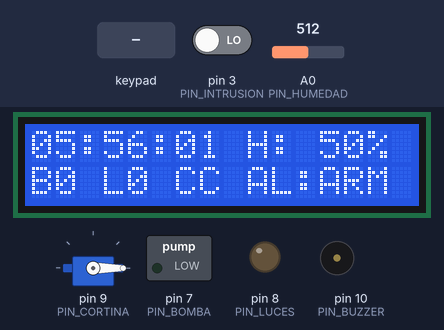
This sketch was run on a simulated Arduino Nano, built with avr-gcc and run on an emulated ATmega328P. On the bench: servo, 16×2 character LCD, switched loads named in the sketch (green lamp = pin HIGH), output pins drawn as LEDs (lit = HIGH), buzzer (waves = sounding, pin HIGH). Wiring (inferred from the names in the program): DS1307 clock at I2C address 0x68. The test bench sets the inputs (shaded band); at power-on: pin 3 (PIN_INTRUSION) LOW, A0 (PIN_HUMEDAD) = 512. The local clock reads 2024-03-15 10:24:30 at power-on unless the sketch sets it; EEPROM starts erased; what the sketch prints to the serial monitor is not drawn.

Above: at 1.4 s.
2.5 s: pin 3 (PIN_INTRUSION) driven HIGH
At 4.0 s:
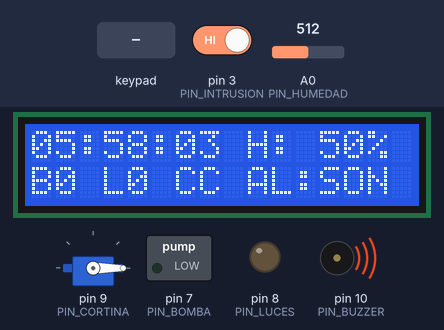
5.5 s: key 'A' pressed
At 5.9 s:
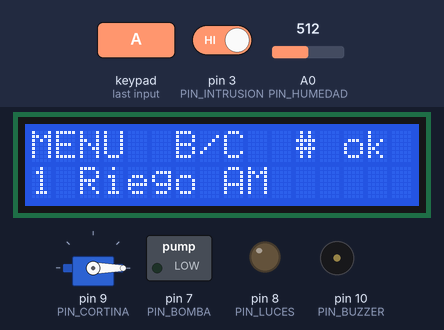
7.0 s: keypad keys 1 2 3 4 # pressed 0.4 s apart
At 9.2 s:
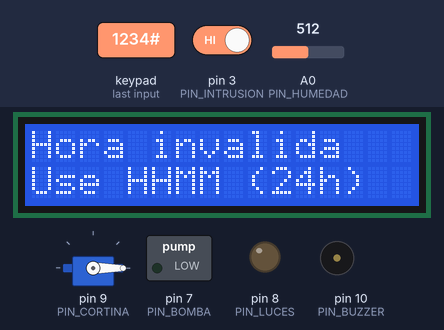
10.5 s: keypad keys 1 2 3 4 pressed 0.4 s apart
At 12.9 s:
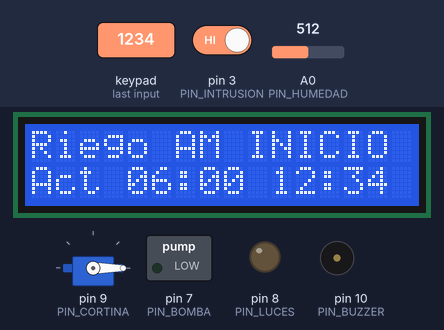
13.6 s: key '#' pressed
At 14.3 s:
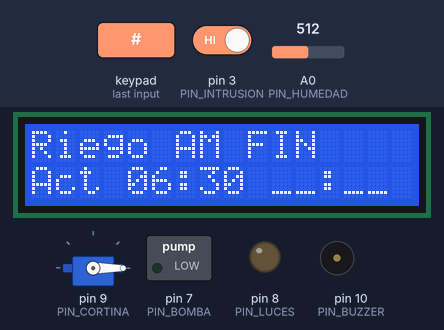
15.1 s: keypad keys 1 2 3 4 * pressed 0.4 s apart
At 17.9 s:
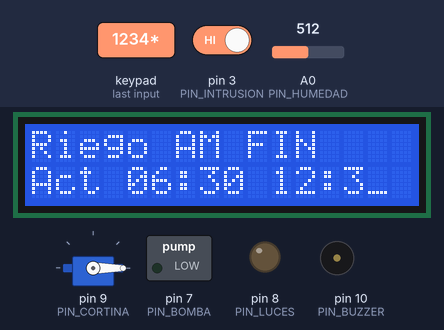
Timing chart, 0 to 65.7 s (numbered marks = the images above; inputs shaded):
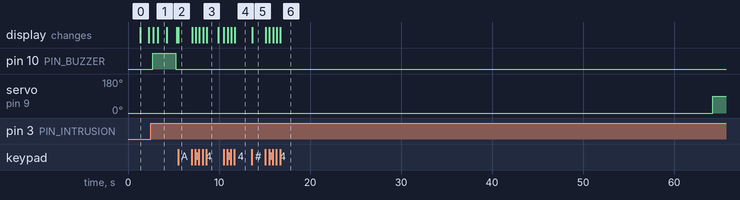

Measured:
- after the input at 2.5 s, pin 10 (PIN_BUZZER): LOW → HIGH after 0.23 s, → LOW 2.5 s later; the display: first changes after 0.26 s (image 1 shows a later state)
- after the input at 5.5 s, the display: changes at once (image 2)
- after the input at 7.0 s, the display: first changes at once (image 3 shows a later state)
- after the input at 10.5 s, the display: first changes at once (image 4 shows a later state)
- after the input at 13.6 s, the display: changes at once (image 5)
- after the input at 15.1 s, the display: first changes at once (image 6 shows a later state)
- what the display in image 0 shows lasts 0.9 s, from 1.4 s to 2.3 s

The sketch:

sistema_casa_v1.ino
```cpp
/*
  Sistema para Casa (Grupo 1)
  - Riego por horario y nivel de humedad (con histéresis)
  - Luces y cortina por horario
  - Alarma armada por horario
  - Pantalla LCD 16x2 y teclado 4x4 para ver y programar los horarios
    (se guardan en EEPROM)

  Hardware (pensado para simular en Proteus):
  - Arduino Nano v3 (ATmega328P, 16 MHz)
  - RTC DS1307 por I2C (A4 = SDA, A5 = SCL)
  - LCD 16x2 (LM016L) con expansor PCF8574 en el mismo bus I2C, dirección 0x20
  - Teclado 4x4: filas D2,D4,D5,D6 / columnas D11,D12,D13,A1
  - Potenciómetro en A0 que simula el sensor de humedad (0 = seco, 1023 = húmedo)
  - Relé/LED bomba de riego -> D7
  - Relé/LED luces          -> D8
  - Servo de cortina        -> D9
  - Buzzer de alarma        -> D10
  - Sensor de intrusión (botón/PIR) -> D3 (activo en ALTO)

  Teclas (distribución del KEYPAD-SMALLCALC de Proteus):
      7  8  9  A        A = menú programar
      4  5  6  B        B = siguiente        C = anterior
      1  2  3  C        D = armar/desarmar alarma (pide clave)
      *  0  #  D        * = borrar / atrás   # = aceptar

  Librerías: Servo, Keypad, LiquidCrystal I2C (el DS1307 se maneja con un
  controlador propio sobre Wire, sin RTClib, para compilar directo en Proteus)
*/

#include <Wire.h>
#include <EEPROM.h>
#include <Servo.h>
#include <Keypad.h>
#include <LiquidCrystal_I2C.h>

// ---------- Modo demo para Proteus ----------
// 1 = el reloj DS1307 se adelanta solo para ver todos los eventos en pocos minutos.
// 0 = funcionamiento real (hora normal del RTC).
#define MODO_DEMO 1
const uint8_t  DEMO_HORA_INICIO  = 5;       // el demo arranca a las 05:55
const uint8_t  DEMO_MIN_INICIO   = 55;
const uint16_t DEMO_AVANCE_SEG   = 60;      // cada tick se suman 60 s al RTC
const unsigned long DEMO_TICK_MS = 1000;    // un tick por segundo real -> 1 s real = 1 min simulado

// ---------- Pines ----------
const uint8_t PIN_HUMEDAD   = A0;
const uint8_t PIN_BOMBA     = 7;
const uint8_t PIN_LUCES     = 8;
const uint8_t PIN_CORTINA   = 9;
const uint8_t PIN_BUZZER    = 10;
const uint8_t PIN_INTRUSION = 3;

// ---------- Clave de la alarma ----------
const char CLAVE_ALARMA[] = "1234";

// Hora del día leída del RTC
struct Hora {
  uint8_t h, m, s;
};

// ---------- Configuración programable ----------
// Cada ventana es [inicio, fin). Si fin < inicio, cruza la medianoche.
// Si inicio == fin la ventana queda deshabilitada.
struct Ventana {
  uint8_t hIni, mIni;
  uint8_t hFin, mFin;
};

enum IndiceVentana : uint8_t { V_RIEGO_AM, V_RIEGO_PM, V_LUCES, V_CORTINA, V_ALARMA, N_VENTANAS };

struct Config {
  uint8_t magic;
  Ventana v[N_VENTANAS];
  uint8_t humMin;   // % : debajo de este valor se enciende la bomba
  uint8_t humMax;   // % : por encima de este valor se apaga
};

const uint8_t CONFIG_MAGIC = 0xA6;   // cambiar si cambia la estructura Config o los valores por defecto

const Config CONFIG_DEFECTO = {
  CONFIG_MAGIC,
  {
    {  6,  0,  6, 30 },   // riego mañana
    { 18,  0, 18, 30 },   // riego tarde
    { 18, 30, 23,  0 },   // luces
    {  7,  0, 19,  0 },   // cortina abierta
    { 23,  0,  6,  0 }    // alarma armada (cruza medianoche)
  },
  35, 60
};

Config cfg;

// ---------- Cortina (ángulos del servo) ----------
const uint8_t CORTINA_ANG_CERRADA = 0;
const uint8_t CORTINA_ANG_ABIERTA = 90;

// ---------- Periféricos ----------
Servo cortina;
// Dirección del LCD: se detecta en setup() (0x27 = JHD-2X16-I2C, 0x20 = PCF8574 + LM016L)
LiquidCrystal_I2C *lcd;

const byte FILAS = 4, COLUMNAS = 4;
char teclas[FILAS][COLUMNAS] = {
  { '7', '8', '9', 'A' },
  { '4', '5', '6', 'B' },
  { '1', '2', '3', 'C' },
  { '*', '0', '#', 'D' }
};
byte pinesFilas[FILAS]       = { 2, 4, 5, 6 };
byte pinesColumnas[COLUMNAS] = { 11, 12, 13, A1 };
Keypad teclado = Keypad(makeKeymap(teclas), pinesFilas, pinesColumnas, FILAS, COLUMNAS);

// ---------- Estado de los actuadores ----------
bool bombaOn        = false;
bool lucesOn        = false;
bool cortinaAbierta = false;
bool alarmaSonando  = false;
bool alarmaDesarmadaManual = false;  // se limpia al cambiar de estado por horario
bool alarmaArmadaPrev = false;       // la ventana de alarma está activa

unsigned long ultimoCiclo = 0;
unsigned long ultimoTickDemo = 0;
const unsigned long PERIODO_MS = 500;
uint8_t ultimoMinImpreso = 255;

Hora ahoraG;
uint8_t  humG = 0;

// ---------- Estado de la interfaz ----------
enum Pantalla : uint8_t { P_INICIO, P_MENU, P_VENTANA, P_HUMEDAD, P_HORA, P_CLAVE, P_MSG };

Pantalla pantalla    = P_INICIO;
Pantalla pantallaSig = P_INICIO;
uint8_t menuIdx = 0;
uint8_t editIdx = 0;
uint8_t etapa   = 0;          // 0 = primer dato (inicio/mínimo), 1 = segundo (fin/máximo)
char    entrada[5];
uint8_t entradaLen = 0;
Ventana tmpV;
uint8_t tmpHumMin = 0;
bool    redibujar = true;
unsigned long msgFin = 0;
char msgL0[17], msgL1[17];

const uint8_t N_MENU = 7;     // 5 ventanas + humedad + ajustar hora

// ---------- Reloj DS1307 (controlador mínimo sobre Wire) ----------
// Nota: sin métodos ni clases a propósito. El generador de prototipos de
// VSM Studio (Proteus) se confunde con los métodos en línea de un struct.
const uint8_t DS1307_DIR = 0x68;

uint8_t bcdABin(uint8_t v) { return v - 6 * (v >> 4); }
uint8_t binABcd(uint8_t v) { return v + 6 * (v / 10); }

bool rtcBegin() {
  Wire.begin();
  Wire.beginTransmission(DS1307_DIR);
  return Wire.endTransmission() == 0;
}

// Bit CH (bit 7 del registro 0) en 1 = reloj detenido
bool rtcCorriendo() {
  Wire.beginTransmission(DS1307_DIR);
  Wire.write((uint8_t)0);
  Wire.endTransmission();
  Wire.requestFrom(DS1307_DIR, (uint8_t)1);
  return Wire.available() && !(Wire.read() & 0x80);
}

// Lee la hora del DS1307 y la deja en la variable global ahoraG
void rtcLeer() {
  Hora t = {0, 0, 0};
  Wire.beginTransmission(DS1307_DIR);
  Wire.write((uint8_t)0);
  Wire.endTransmission();
  Wire.requestFrom(DS1307_DIR, (uint8_t)3);
  if (Wire.available() < 3) { ahoraG = t; return; }
  uint8_t rs = Wire.read();
  uint8_t rm = Wire.read();
  uint8_t rh = Wire.read();
  t.s = bcdABin(rs & 0x7F);
  t.m = bcdABin(rm & 0x7F);
  if (rh & 0x40) {                         // modo 12 h
    t.h = bcdABin(rh & 0x1F) % 12;
    if (rh & 0x20) t.h += 12;
  } else {
    t.h = bcdABin(rh & 0x3F);
  }
  ahoraG = t;
}

void rtcSetHora(uint8_t h, uint8_t m, uint8_t s) {
  Wire.beginTransmission(DS1307_DIR);
  Wire.write((uint8_t)0);
  Wire.write(binABcd(s));                  // CH = 0: el reloj corre
  Wire.write(binABcd(m));
  Wire.write(binABcd(h));                  // modo 24 h
  Wire.endTransmission();
}

// Adelanta la hora del día (solo se usa en el modo demo)
void rtcAvanzar(uint16_t seg) {
  rtcLeer();
  uint32_t total = (uint32_t)ahoraG.h * 3600 + (uint32_t)ahoraG.m * 60 + ahoraG.s + seg;
  total %= 86400UL;
  rtcSetHora(total / 3600, (total / 60) % 60, total % 60);
}

const char NM0[] PROGMEM = "Riego AM";
const char NM1[] PROGMEM = "Riego PM";
const char NM2[] PROGMEM = "Luces";
const char NM3[] PROGMEM = "Cortina";
const char NM4[] PROGMEM = "Alarma";
const char NM5[] PROGMEM = "Humedad";
const char NM6[] PROGMEM = "Ajustar hora";
const char* const NOMBRES[] PROGMEM = { NM0, NM1, NM2, NM3, NM4, NM5, NM6 };

const char* nombreMenu(uint8_t i) {
  return (const char*)pgm_read_ptr(&NOMBRES[i]);
}

// ---------- EEPROM ----------
void guardarConfig() {
  EEPROM.put(0, cfg);
}

void cargarConfig() {
  EEPROM.get(0, cfg);
  if (cfg.magic != CONFIG_MAGIC) {
    cfg = CONFIG_DEFECTO;
    guardarConfig();
    Serial.println(F("Configuración por defecto cargada"));
  }
}

// ---------- Utilidades de tiempo ----------
uint16_t aMinutos(uint8_t h, uint8_t m) {
  return (uint16_t)h * 60 + m;
}

bool enVentana(uint8_t idx) {
  const Ventana& v = cfg.v[idx];
  uint16_t t   = aMinutos(ahoraG.h, ahoraG.m);
  uint16_t ini = aMinutos(v.hIni, v.mIni);
  uint16_t fin = aMinutos(v.hFin, v.mFin);
  if (ini == fin) return false;
  if (ini < fin) return t >= ini && t < fin;
  return t >= ini || t < fin;   // cruza la medianoche
}

uint8_t leerHumedadPct() {
  return map(analogRead(PIN_HUMEDAD), 0, 1023, 0, 100);
}

// ---------- Acciones ----------
void setBomba(bool on) {
  if (on == bombaOn) return;
  bombaOn = on;
  digitalWrite(PIN_BOMBA, on ? HIGH : LOW);
  Serial.println(on ? F("[EVENTO] Bomba ENCENDIDA") : F("[EVENTO] Bomba APAGADA"));
}

void setLuces(bool on) {
  if (on == lucesOn) return;
  lucesOn = on;
  digitalWrite(PIN_LUCES, on ? HIGH : LOW);
  Serial.println(on ? F("[EVENTO] Luces ENCENDIDAS") : F("[EVENTO] Luces APAGADAS"));
}

void setCortina(bool abrir) {
  if (abrir == cortinaAbierta) return;
  cortinaAbierta = abrir;
  cortina.write(abrir ? CORTINA_ANG_ABIERTA : CORTINA_ANG_CERRADA);
  Serial.println(abrir ? F("[EVENTO] Cortina ABIERTA") : F("[EVENTO] Cortina CERRADA"));
}

void setAlarmaSonando(bool on) {
  if (on == alarmaSonando) return;
  alarmaSonando = on;
  digitalWrite(PIN_BUZZER, on ? HIGH : LOW);
  Serial.println(on ? F("[EVENTO] ALARMA DISPARADA") : F("[EVENTO] Alarma silenciada"));
}

// ---------- Lógica por módulo ----------
void controlRiego(uint8_t humedad) {
  bool horarioRiego = enVentana(V_RIEGO_AM) || enVentana(V_RIEGO_PM);

  if (!horarioRiego) {
    setBomba(false);
  } else if (humedad < cfg.humMin) {
    setBomba(true);
  } else if (humedad > cfg.humMax) {
    setBomba(false);
  }
  // entre humMin y humMax se mantiene el estado actual (histéresis)
}

void controlLuz() {
  setLuces(enVentana(V_LUCES));
  setCortina(enVentana(V_CORTINA));
}

void controlAlarma() {
  bool armada = enVentana(V_ALARMA);

  if (armada != alarmaArmadaPrev) {
    alarmaArmadaPrev = armada;
    alarmaDesarmadaManual = false;
    Serial.println(armada ? F("[EVENTO] Alarma ARMADA") : F("[EVENTO] Alarma DESARMADA por horario"));
    if (!armada) setAlarmaSonando(false);
  }

  if (armada && !alarmaDesarmadaManual && digitalRead(PIN_INTRUSION) == HIGH) {
    setAlarmaSonando(true);
  }
}

// Alterna armado/desarmado manual (solo tiene sentido dentro del horario de alarma)
const char* alternarAlarmaManual() {
  if (!alarmaArmadaPrev) return PSTR("Fuera de horario");
  if (alarmaDesarmadaManual) {
    alarmaDesarmadaManual = false;
    Serial.println(F("[EVENTO] Alarma ARMADA manualmente"));
    return PSTR("Alarma ARMADA");
  }
  alarmaDesarmadaManual = true;
  setAlarmaSonando(false);
  Serial.println(F("[EVENTO] Alarma DESARMADA manualmente"));
  return PSTR("Alarma DESARMADA");
}

void imprimirEstado(uint8_t humedad) {
  char buf[48];
  snprintf(buf, sizeof(buf), "%02u:%02u:%02u | Humedad %3u%% |",
           ahoraG.h, ahoraG.m, ahoraG.s, humedad);
  Serial.print(buf);
  Serial.print(F(" Bomba:")); Serial.print(bombaOn ? F("ON") : F("OFF"));
  Serial.print(F(" Luces:")); Serial.print(lucesOn ? F("ON") : F("OFF"));
  Serial.print(F(" Cortina:")); Serial.print(cortinaAbierta ? F("ABIERTA") : F("CERRADA"));
  Serial.print(F(" Alarma:"));
  Serial.println(alarmaSonando ? F("SONANDO") : (alarmaArmadaPrev ? (alarmaDesarmadaManual ? F("DESARMADA(manual)") : F("ARMADA")) : F("DESARMADA")));
}

// ---------- Pantalla ----------
void linea(uint8_t fila, const char* s) {
  char b[17];
  uint8_t i = 0;
  while (i < 16 && s[i]) { b[i] = s[i]; i++; }
  while (i < 16) b[i++] = ' ';
  b[16] = 0;
  lcd->setCursor(0, fila);
  lcd->print(b);
}

// Arma "HH:MM" con los dígitos escritos y '_' en los que faltan
void campoHora(char* out) {
  const char* e = entrada;
  out[0] = entradaLen > 0 ? e[0] : '_';
  out[1] = entradaLen > 1 ? e[1] : '_';
  out[2] = ':';
  out[3] = entradaLen > 2 ? e[2] : '_';
  out[4] = entradaLen > 3 ? e[3] : '_';
  out[5] = 0;
}

void dibujar() {
  char a[24], b[24], campo[8];

  switch (pantalla) {
    case P_INICIO:
      snprintf(a, sizeof(a), "%02u:%02u:%02u H:%3u%%", ahoraG.h, ahoraG.m, ahoraG.s, humG);
      snprintf(b, sizeof(b), "B%c L%c C%c AL:%s",
               bombaOn ? '1' : '0', lucesOn ? '1' : '0', cortinaAbierta ? 'A' : 'C',
               alarmaSonando ? "SON" : (alarmaArmadaPrev && !alarmaDesarmadaManual ? "ARM" : "OFF"));
      break;

    case P_MENU:
      snprintf_P(a, sizeof(a), PSTR("MENU  B/C  # ok"));
      snprintf_P(b, sizeof(b), PSTR("%u %S"), menuIdx + 1, nombreMenu(menuIdx));
      break;

    case P_VENTANA: {
      const Ventana& v = cfg.v[editIdx];
      snprintf_P(a, sizeof(a), PSTR("%S %S"), nombreMenu(editIdx), etapa == 0 ? PSTR("INICIO") : PSTR("FIN"));
      campoHora(campo);
      if (etapa == 0) snprintf_P(b, sizeof(b), PSTR("Act %02u:%02u %s"), v.hIni, v.mIni, campo);
      else            snprintf_P(b, sizeof(b), PSTR("Act %02u:%02u %s"), v.hFin, v.mFin, campo);
      break;
    }

    case P_HUMEDAD: {
      snprintf_P(a, sizeof(a), etapa == 0 ? PSTR("Humedad MINIMA %%") : PSTR("Humedad MAXIMA %%"));
      uint8_t act = etapa == 0 ? cfg.humMin : cfg.humMax;
      snprintf_P(b, sizeof(b), PSTR("Act %u  Nuevo:%s%s"), act, entrada, entradaLen < 2 ? "_" : "");
      break;
    }

    case P_HORA:
      snprintf_P(a, sizeof(a), PSTR("Ajustar hora"));
      campoHora(campo);
      snprintf_P(b, sizeof(b), PSTR("%02u:%02u Nuevo:%s"), ahoraG.h, ahoraG.m, campo);
      break;

    case P_CLAVE: {
      snprintf_P(a, sizeof(a), PSTR("Clave alarma:"));
      uint8_t i = 0;
      for (; i < entradaLen; i++) b[i] = '*';
      for (; i < 4; i++) b[i] = '_';
      b[i] = 0;
      break;
    }

    case P_MSG:
      strcpy(a, msgL0);
      strcpy(b, msgL1);
      break;
  }

  linea(0, a);
  linea(1, b);
}

void limpiarEntrada() {
  entradaLen = 0;
  entrada[0] = 0;
}

void entrarPantalla(uint8_t p) {
  pantalla = (Pantalla)p;
  limpiarEntrada();
  redibujar = true;
}

// Muestra un mensaje breve (textos en flash) y luego pasa a la pantalla indicada
void mostrarMsg(const char* l0, const char* l1, uint8_t sig) {
  strncpy_P(msgL0, l0, 16); msgL0[16] = 0;
  strncpy_P(msgL1, l1, 16); msgL1[16] = 0;
  pantallaSig = (Pantalla)sig;
  msgFin = millis() + 1300;
  pantalla = P_MSG;
  redibujar = true;
}

// ---------- Teclado ----------
bool parseHora(uint8_t& h, uint8_t& m) {
  if (entradaLen != 4) return false;
  h = (entrada[0] - '0') * 10 + (entrada[1] - '0');
  m = (entrada[2] - '0') * 10 + (entrada[3] - '0');
  return h < 24 && m < 60;
}

void seleccionarMenu() {
  etapa = 0;
  if (menuIdx < N_VENTANAS) {
    editIdx = menuIdx;
    tmpV = cfg.v[editIdx];
    entrarPantalla(P_VENTANA);
  } else if (menuIdx == N_VENTANAS) {
    entrarPantalla(P_HUMEDAD);
  } else {
    entrarPantalla(P_HORA);
  }
}

void aceptarEntrada() {
  uint8_t h, m;

  switch (pantalla) {
    case P_VENTANA:
      if (!parseHora(h, m)) {
        mostrarMsg(PSTR("Hora invalida"), PSTR("Use HHMM (24h)"), P_VENTANA);
        return;
      }
      if (etapa == 0) {
        tmpV.hIni = h; tmpV.mIni = m;
        etapa = 1;
        entrarPantalla(P_VENTANA);
      } else {
        tmpV.hFin = h; tmpV.mFin = m;
        cfg.v[editIdx] = tmpV;
        guardarConfig();
        Serial.print(F("[PROG] ")); Serial.print((const __FlashStringHelper*)nombreMenu(editIdx));
        char buf[24];
        snprintf(buf, sizeof(buf), " %02u:%02u - %02u:%02u", tmpV.hIni, tmpV.mIni, tmpV.hFin, tmpV.mFin);
        Serial.println(buf);
        mostrarMsg(PSTR("Guardado"), PSTR(""), P_MENU);
      }
      break;

    case P_HUMEDAD: {
      if (entradaLen == 0) return;
      uint8_t valor = atoi(entrada);
      if (etapa == 0) {
        if (valor > 99) { mostrarMsg(PSTR("Valor invalido"), PSTR("0 a 99"), P_HUMEDAD); return; }
        tmpHumMin = valor;
        etapa = 1;
        entrarPantalla(P_HUMEDAD);
      } else {
        if (valor <= tmpHumMin || valor > 100) {
          mostrarMsg(PSTR("Max debe ser"), PSTR("mayor que min"), P_HUMEDAD);
          return;
        }
        cfg.humMin = tmpHumMin;
        cfg.humMax = valor;
        guardarConfig();
        Serial.print(F("[PROG] Humedad min/max: "));
        Serial.print(cfg.humMin); Serial.print('/'); Serial.println(cfg.humMax);
        mostrarMsg(PSTR("Guardado"), PSTR(""), P_MENU);
      }
      break;
    }

    case P_HORA:
      if (!parseHora(h, m)) {
        mostrarMsg(PSTR("Hora invalida"), PSTR("Use HHMM (24h)"), P_HORA);
        return;
      }
      rtcSetHora(h, m, 0);
      rtcLeer();
      Serial.println(F("[PROG] Hora del RTC ajustada"));
      mostrarMsg(PSTR("Hora ajustada"), PSTR(""), P_INICIO);
      break;

    case P_CLAVE:
      if (entradaLen == 4 && strcmp(entrada, CLAVE_ALARMA) == 0) {
        mostrarMsg(alternarAlarmaManual(), PSTR(""), P_INICIO);
      } else {
        mostrarMsg(PSTR("Clave incorrecta"), PSTR(""), P_INICIO);
      }
      break;

    default:
      break;
  }
}

void teclaEntrada(char k) {
  uint8_t maxLen = (pantalla == P_HUMEDAD) ? 2 : 4;

  if (k >= '0' && k <= '9') {
    if (entradaLen < maxLen) {
      entrada[entradaLen++] = k;
      entrada[entradaLen] = 0;
    }
  } else if (k == '*') {
    if (entradaLen > 0) entrada[--entradaLen] = 0;
    else if (etapa == 1 && pantalla != P_CLAVE) { etapa = 0; entrarPantalla(pantalla); }
    else entrarPantalla(pantalla == P_CLAVE ? P_INICIO : P_MENU);
  } else if (k == '#') {
    aceptarEntrada();
  }
}

void procesarTecla(char k) {
  redibujar = true;

  switch (pantalla) {
    case P_INICIO:
      if (k == 'A') { menuIdx = 0; entrarPantalla(P_MENU); }
      else if (k == 'D') entrarPantalla(P_CLAVE);
      break;

    case P_MENU:
      if (k == 'B') menuIdx = (menuIdx + 1) % N_MENU;
      else if (k == 'C') menuIdx = (menuIdx + N_MENU - 1) % N_MENU;
      else if (k >= '1' && k <= '7') { menuIdx = k - '1'; seleccionarMenu(); }
      else if (k == '#') seleccionarMenu();
      else if (k == '*' || k == 'A') entrarPantalla(P_INICIO);
      break;

    case P_VENTANA:
    case P_HUMEDAD:
    case P_HORA:
    case P_CLAVE:
      teclaEntrada(k);
      break;

    default:
      break;
  }
}

// ---------- Arduino ----------
void setup() {
  Serial.begin(9600);

  pinMode(PIN_BOMBA, OUTPUT);
  pinMode(PIN_LUCES, OUTPUT);
  pinMode(PIN_BUZZER, OUTPUT);
  pinMode(PIN_INTRUSION, INPUT);

  cortina.attach(PIN_CORTINA);
  cortina.write(CORTINA_ANG_CERRADA);

  // Detecta la dirección del LCD I2C: 0x27 (JHD-2X16-I2C) o 0x20 (PCF8574 + LM016L)
  Wire.begin();
  uint8_t lcdDir = 0x27;
  Wire.beginTransmission(0x27);
  if (Wire.endTransmission() != 0) lcdDir = 0x20;
  lcd = new LiquidCrystal_I2C(lcdDir, 16, 2);
  lcd->init();
  lcd->backlight();
  Serial.print(F("LCD en 0x"));
  Serial.println(lcdDir, HEX);
  linea(0, "Sistema Casa");
  linea(1, "Iniciando...");

  cargarConfig();

  if (!rtcBegin()) {
    Serial.println(F("ERROR: no se encontró el RTC DS1307"));
    linea(0, "ERROR: sin RTC");
    linea(1, "Revise I2C");
    while (true) { }
  }
#if MODO_DEMO
  // Siempre arranca a una hora fija para que la demostración sea repetible
  rtcSetHora(DEMO_HORA_INICIO, DEMO_MIN_INICIO, 0);
  Serial.println(F("MODO DEMO: reloj acelerado (1 s real = 1 min simulado)"));
#else
  if (!rtcCorriendo()) {
    // Ajusta la hora con la de compilación la primera vez ("HH:MM:SS")
    const char* t = __TIME__;
    rtcSetHora((t[0] - '0') * 10 + (t[1] - '0'), (t[3] - '0') * 10 + (t[4] - '0'), (t[6] - '0') * 10 + (t[7] - '0'));
    Serial.println(F("RTC ajustado con la hora de compilación"));
  }
#endif

  // Fuerza que el primer ciclo emita los eventos de estado inicial
  lucesOn = true;
  cortinaAbierta = true;

  rtcLeer();
  humG = leerHumedadPct();
  Serial.println(F("Sistema para Casa iniciado"));
  delay(1000);
}

void loop() {
#if MODO_DEMO
  if (millis() - ultimoTickDemo >= DEMO_TICK_MS) {
    ultimoTickDemo = millis();
    rtcAvanzar(DEMO_AVANCE_SEG);
  }
#endif

  char k = teclado.getKey();
  if (k && pantalla != P_MSG) procesarTecla(k);

  if (pantalla == P_MSG && (long)(millis() - msgFin) >= 0) entrarPantalla(pantallaSig);

  if (millis() - ultimoCiclo >= PERIODO_MS) {
    ultimoCiclo = millis();

    rtcLeer();
    humG = leerHumedadPct();

    controlRiego(humG);
    controlLuz();
    controlAlarma();

    if (ahoraG.m != ultimoMinImpreso) {
      ultimoMinImpreso = ahoraG.m;
      imprimirEstado(humG);
    }
    if (pantalla == P_INICIO) redibujar = true;
  }

  if (redibujar) {
    redibujar = false;
    dibujar();
  }
}
```
